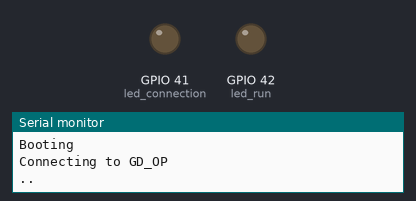
Recording of a sketch running on a simulated ESP32. Shown: output pins drawn as LEDs (lit = HIGH), the last lines printed to the serial monitor. WiFi joins after 1.5 s; servers stay silent unless stated; random numbers use the default seed unless the sketch sets one; no MQTT or app messages arrive unless stated.

Above: at 0.6 s.
At 1.7 s:
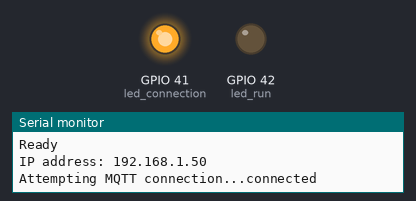
At 70.3 s:
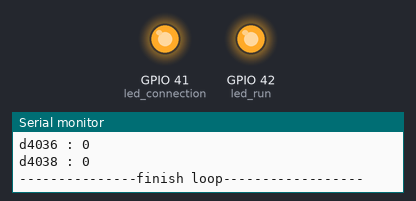
Timing chart, 0 to 76.7 s (numbered marks = the images above):
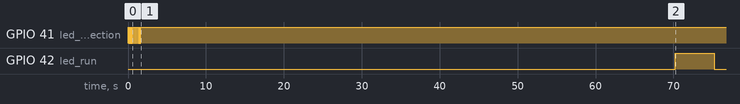

Measured:
- by itself, GPIO 41 (led_connection): alternates HIGH for 0.10 s and LOW for 0.10 s, 16 changes in all, then stays HIGH
- by itself, GPIO 42 (led_run): LOW → HIGH at 70.2 s, → LOW 5.0 s later

The sketch:

IR01H_UPDATE_rev8.ino
```cpp
//IRH01
#include <WiFi.h>
#include <ESPmDNS.h>
#include <WiFiUdp.h>
#include <ArduinoOTA.h>
#include <PubSubClient.h>
#include <ModbusMaster.h>

ModbusMaster node;

#define led_connection 41
#define led_run 42


const char* ssid = "GD_OP";
const char* password = "natmms22";
//const char* ssid = "TP-Link_EF46";
//const char* password = "98148813";
const char* mqtt_server = "192.168.4.2";

IPAddress local_IP(192, 168, 4, 71); // Static IP address192.168.100.164
IPAddress gateway(192, 168, 4, 1);    // Gateway IP address
IPAddress subnet(255, 255, 255, 0);     // subnet

WiFiClient espClient;
PubSubClient client(espClient);

/*void led()
{
  digitalWrite(led_connection , HIGH);
  delay(100);
  digitalWrite(led_connection , LOW);
  delay(100);
}*/

int count_connection;

void setup_wifi()
{
  delay(10);
  // We start by connecting to a WiFi network
  Serial.println();
  Serial.print("Connecting to ");
  Serial.println(ssid);

  WiFi.config(local_IP, gateway, subnet);
  WiFi.mode(WIFI_STA);
  WiFi.begin(ssid, password);

  while (WiFi.status() != WL_CONNECTED)
  {
    count_connection++;
    digitalWrite(led_connection, HIGH);delay(100);digitalWrite(led_connection, LOW);delay(100);
    Serial.print(".");
    if(count_connection>20)
    {
      ESP.restart();
    }
  }

  randomSeed(micros());

  Serial.println("");
  Serial.println("WiFi connected");
  Serial.println("IP address: ");
  Serial.println(WiFi.localIP());
}

void callback(char* topic, byte* payload, unsigned int length)
{
  Serial.print("Message arrived [");
  Serial.print(topic);
  Serial.print("] ");
  for (int i = 0; i < length; i++) {
    Serial.print((char)payload[i]);
  }
  Serial.println();

  // Switch on the LED if an 1 was received as first character
  if ((char)payload[0] == '1') {
    //digitalWrite(BUILTIN_LED, LOW);   // Turn the LED on (Note that LOW is the voltage level
    // but actually the LED is on; this is because
    // it is active low on the ESP-01)
  } else {
    //digitalWrite(BUILTIN_LED, HIGH);  // Turn the LED off by making the voltage HIGH
  }

}

int timeout ;

void reconnect()
{
  // Loop until we're reconnected
  if(!client.connected())
  {
    digitalWrite(led_connection, HIGH);
    Serial.print("Attempting MQTT connection...");
    // Create a random client ID
    String clientId = "ESP8266Client-";
    clientId += String(random(0xffff), HEX);
    // Attempt to connect
    if (client.connect(clientId.c_str())) {
      Serial.println("connected");
      // Once connected, publish an announcement...
      //client.publish("outTopic", "hello world");
      // ... and resubscribe
      client.subscribe("inTopic");
    } else {
      Serial.print("failed, rc=");
      Serial.print(client.state());
      Serial.println(" try again in 5 seconds");
      // Wait 5 seconds before retrying
      //delay(5000);
      digitalWrite(led_connection, HIGH);delay(300);digitalWrite(led_connection, LOW);delay(300);
      timeout++;
      if(timeout >= 10)
      {
        ESP.restart();
      }
    }
  }
}

void setup()
{
  Serial.begin(9600);
  Serial1.begin(9600);
  node.begin(1,Serial1);
  pinMode ( led_connection , OUTPUT);
  pinMode ( led_run, OUTPUT);
  Serial.println("Booting");
  setup_wifi();

  // Port defaults to 3232
  // ArduinoOTA.setPort(3232);

  // Hostname defaults to esp3232-[MAC]
  ArduinoOTA.setHostname("IRH01");

  // No authentication by default
  ArduinoOTA.setPassword("1234");

  // Password can be set with it's md5 value as well
  // MD5(admin) = 21232f297a57a5a743894a0e4a801fc3
  // ArduinoOTA.setPasswordHash("21232f297a57a5a743894a0e4a801fc3");

  ArduinoOTA
    .onStart([]() {
      String type;
      if (ArduinoOTA.getCommand() == U_FLASH)
        type = "sketch";
      else // U_SPIFFS
        type = "filesystem";

      // NOTE: if updating SPIFFS this would be the place to unmount SPIFFS using SPIFFS.end()
      Serial.println("Start updating " + type);
    })
    .onEnd([]() {
      Serial.println("\nEnd");
    })
    .onProgress([](unsigned int progress, unsigned int total) {
      Serial.printf("Progress: %u%%\r", (progress / (total / 100)));
    })
    .onError([](ota_error_t error) {
      Serial.printf("Error[%u]: ", error);
      if (error == OTA_AUTH_ERROR) Serial.println("Auth Failed");
      else if (error == OTA_BEGIN_ERROR) Serial.println("Begin Failed");
      else if (error == OTA_CONNECT_ERROR) Serial.println("Connect Failed");
      else if (error == OTA_RECEIVE_ERROR) Serial.println("Receive Failed");
      else if (error == OTA_END_ERROR) Serial.println("End Failed");
    });

  ArduinoOTA.begin();

  Serial.println("Ready");
  Serial.print("IP address: ");
  Serial.println(WiFi.localIP());
  client.setServer(mqtt_server, 1883);
  client.setCallback(callback);
}

//String m108,m94,m76,m62,m60,m28,m26,m19,m6,m63,d330,d332,d334,d336,d338,d340,d342,d352,d344,d346,d348,d350,d32,d226;
//char d0[16],d1[16],d2[16],d3[16],d4[16],d5[16],d6[16],d7[16],d8[16],d9[16],d10[16],d11[16],d12[16],d13[16],d14[16],d15[16],d16[16],d17[16],d18[16],d19[16],d20[16],d21[16],d22[16],d23[16];
String rssi,zr2,zr6,d5210,d5230,d5250,zr532,zr552,zr572,zr632,zr652,zr672,zr732,zr752,zr772,d4000,d4002,d4004,d4006,d4008,d4010,d4012,d4014,d4016,d4018,d4020,d4022,d4024,d4026,d4028,d4030,d4032,d4034,d4036,d4038;
char i_rssi[16],i0[16],i1[16],i2[16],i3[16],i4[16],i5[16],i6[16],i7[16],i8[16],i9[16],i10[16],i11[16],i12[16],i13[16],i14[16],i15[16],i16[16],i17[16],i18[16],i19[16],i20[16],i21[16],i22[16],i23[16],i24[16],i25[16],i26[16],i27[16],i28[16],i29[16],i30[16],i31[16],i32[16],i33[16];


void loop()
{
  rssi = WiFi.RSSI();
  ArduinoOTA.handle();
  if (!client.connected())
  {
    reconnect();
  }
  client.loop();
  digitalWrite(led_connection, HIGH);
  digitalWrite(led_run, LOW);
  //digitalWrite(led_connection, HIGH);
  Serial.println("\n---------------starting loop----------------");

  node.readHoldingRegisters(0, 1);
  Serial.print("zr2 : ");
  Serial.println(node.getResponseBuffer(0));
  zr2 = node.getResponseBuffer(0);
  node.clearResponseBuffer();

  node.readHoldingRegisters(1, 1);
  Serial.print("zr6 : ");
  Serial.println(node.getResponseBuffer(0));
  zr6 = node.getResponseBuffer(0);
  node.clearResponseBuffer();

  node.readHoldingRegisters(2, 1);
  Serial.print("d5210 : ");
  Serial.println(node.getResponseBuffer(0));
  d5210 = node.getResponseBuffer(0);
  node.clearResponseBuffer();

  node.readHoldingRegisters(3, 1);
  Serial.print("d5230 : ");
  Serial.println(node.getResponseBuffer(0));
  d5230 = node.getResponseBuffer(0);
  node.clearResponseBuffer();

  node.readHoldingRegisters(4, 1);
  Serial.print("d5250 : ");
  Serial.println(node.getResponseBuffer(0));
  d5250 = node.getResponseBuffer(0);
  node.clearResponseBuffer();

  node.readHoldingRegisters(5, 1);
  Serial.print("zr532 : ");
  Serial.println(node.getResponseBuffer(0));
  zr532 = node.getResponseBuffer(0);
  node.clearResponseBuffer();

  node.readHoldingRegisters(6, 1);
  Serial.print("zr552 : ");
  Serial.println(node.getResponseBuffer(0));
  zr552 = node.getResponseBuffer(0);
  node.clearResponseBuffer();

  node.readHoldingRegisters(7, 1);
  Serial.print("zr572 : ");
  Serial.println(node.getResponseBuffer(0));
  zr572 = node.getResponseBuffer(0);
  node.clearResponseBuffer();

  node.readHoldingRegisters(8, 1);
  Serial.print("zr632 : ");
  Serial.println(node.getResponseBuffer(0));
  zr632 = node.getResponseBuffer(0);
  node.clearResponseBuffer();

  node.readHoldingRegisters(9, 1);
  Serial.print("zr652 : ");
  Serial.println(node.getResponseBuffer(0));
  zr652 = node.getResponseBuffer(0);
  node.clearResponseBuffer();

  node.readHoldingRegisters(10, 1);
  Serial.print("zr672 : ");
  Serial.println(node.getResponseBuffer(0));
  zr672 = node.getResponseBuffer(0);
  node.clearResponseBuffer();

  node.readHoldingRegisters(11, 1);
  Serial.print("zr732 : ");
  Serial.println(node.getResponseBuffer(0));
  zr732 = node.getResponseBuffer(0);
  node.clearResponseBuffer();

  node.readHoldingRegisters(12, 1);
  Serial.print("zr752 : ");
  Serial.println(node.getResponseBuffer(0));
  zr752 = node.getResponseBuffer(0);
  node.clearResponseBuffer();

  node.readHoldingRegisters(13, 1);
  Serial.print("zr772 : ");
  Serial.println(node.getResponseBuffer(0));
  zr772 = node.getResponseBuffer(0);
  node.clearResponseBuffer();

 node.readHoldingRegisters(14, 1);
  Serial.print("d4000 : ");
  Serial.println(node.getResponseBuffer(0));
  d4000 = node.getResponseBuffer(0);
  node.clearResponseBuffer();

 node.readHoldingRegisters(15, 1);
  Serial.print("d4002 : ");
  Serial.println(node.getResponseBuffer(0));
  d4002 = node.getResponseBuffer(0);
  node.clearResponseBuffer();

 node.readHoldingRegisters(16, 1);
  Serial.print("d4004 : ");
  Serial.println(node.getResponseBuffer(0));
  d4004 = node.getResponseBuffer(0);
  node.clearResponseBuffer();

 node.readHoldingRegisters(17, 1);
  Serial.print("d4006 : ");
  Serial.println(node.getResponseBuffer(0));
  d4006 = node.getResponseBuffer(0);
  node.clearResponseBuffer();

 node.readHoldingRegisters(18, 1);
  Serial.print("d4008 : ");
  Serial.println(node.getResponseBuffer(0));
  d4008 = node.getResponseBuffer(0);
  node.clearResponseBuffer();

 node.readHoldingRegisters(19, 1);
  Serial.print("d4010 : ");
  Serial.println(node.getResponseBuffer(0));
  d4010 = node.getResponseBuffer(0);
  node.clearResponseBuffer();

 node.readHoldingRegisters(20, 1);
  Serial.print("d4012 : ");
  Serial.println(node.getResponseBuffer(0));
  d4012 = node.getResponseBuffer(0);
  node.clearResponseBuffer();

 node.readHoldingRegisters(21, 1);
  Serial.print("d4014 : ");
  Serial.println(node.getResponseBuffer(0));
  d4014 = node.getResponseBuffer(0);
  node.clearResponseBuffer();

 node.readHoldingRegisters(22, 1);
  Serial.print("d4016 : ");
  Serial.println(node.getResponseBuffer(0));
  d4016 = node.getResponseBuffer(0);
  node.clearResponseBuffer();

 node.readHoldingRegisters(23, 1);
  Serial.print("d4018 : ");
  Serial.println(node.getResponseBuffer(0));
  d4018 = node.getResponseBuffer(0);
  node.clearResponseBuffer();

 node.readHoldingRegisters(24, 1);
  Serial.print("d4020 : ");
  Serial.println(node.getResponseBuffer(0));
  d4020 = node.getResponseBuffer(0);
  node.clearResponseBuffer();

 node.readHoldingRegisters(25, 1);
  Serial.print("d4022 : ");
  Serial.println(node.getResponseBuffer(0));
  d4022 = node.getResponseBuffer(0);
  node.clearResponseBuffer();

 node.readHoldingRegisters(26, 1);
  Serial.print("d4024 : ");
  Serial.println(node.getResponseBuffer(0));
  d4024 = node.getResponseBuffer(0);
  node.clearResponseBuffer();

 node.readHoldingRegisters(27, 1);
  Serial.print("d4026 : ");
  Serial.println(node.getResponseBuffer(0));
  d4026 = node.getResponseBuffer(0);
  node.clearResponseBuffer();

 node.readHoldingRegisters(28, 1);
  Serial.print("d4028 : ");
  Serial.println(node.getResponseBuffer(0));
  d4028 = node.getResponseBuffer(0);
  node.clearResponseBuffer();

 node.readHoldingRegisters(29, 1);
  Serial.print("d4030 : ");
  Serial.println(node.getResponseBuffer(0));
  d4030 = node.getResponseBuffer(0);
  node.clearResponseBuffer();

 node.readHoldingRegisters(30, 1);
  Serial.print("d4032 : ");
  Serial.println(node.getResponseBuffer(0));
  d4032 = node.getResponseBuffer(0);
  node.clearResponseBuffer();

 node.readHoldingRegisters(31, 1);
  Serial.print("d4034 : ");
  Serial.println(node.getResponseBuffer(0));
  d4034 = node.getResponseBuffer(0);
  node.clearResponseBuffer();

 node.readHoldingRegisters(32, 1);
  Serial.print("d4036 : ");
  Serial.println(node.getResponseBuffer(0));
  d4036 = node.getResponseBuffer(0);
  node.clearResponseBuffer();

 node.readHoldingRegisters(33, 1);
  Serial.print("d4038 : ");
  Serial.println(node.getResponseBuffer(0));
  d4038 = node.getResponseBuffer(0);
  node.clearResponseBuffer();

  delay(500);
  digitalWrite(led_run, HIGH);

  zr2.toCharArray(i0, 16);client.publish("IRH01/ZR2", i0);
  zr6.toCharArray(i1, 16);client.publish("IRH01/ZR6", i1);
  d5210.toCharArray(i2, 16);client.publish("IRH01/D5210", i2);
  d5230.toCharArray(i3, 16);client.publish("IRH01/D5230", i3);
  d5250.toCharArray(i4, 16);client.publish("IRH01/D5250", i4);
  zr532.toCharArray(i5, 16);client.publish("IRH01/ZR532", i5);
  zr552.toCharArray(i6, 16);client.publish("IRH01/ZR552", i6);
  zr572.toCharArray(i7, 16);client.publish("IRH01/ZR572", i7);
  zr632.toCharArray(i8, 16);client.publish("IRH01/ZR632", i8);
  zr652.toCharArray(i9, 16);client.publish("IRH01/ZR652", i9);
  zr672.toCharArray(i10, 16);client.publish("IRH01/ZR672", i10);
  zr732.toCharArray(i11, 16);client.publish("IRH01/ZR732", i11);
  zr752.toCharArray(i12, 16);client.publish("IRH01/ZR752", i12);
  zr772.toCharArray(i13, 16);client.publish("IRH01/ZR772", i13);
  d4000.toCharArray(i14, 16);client.publish("IRH01/D4000", i14);
  d4002.toCharArray(i15, 16);client.publish("IRH01/D4002", i15);
  d4004.toCharArray(i16, 16);client.publish("IRH01/D4004", i16);
  d4006.toCharArray(i17, 16);client.publish("IRH01/D4006", i17);
  d4008.toCharArray(i18, 16);client.publish("IRH01/D4008", i18);
  d4010.toCharArray(i19, 16);client.publish("IRH01/D4010", i19);
  d4012.toCharArray(i20, 16);client.publish("IRH01/D4012", i20);
  d4014.toCharArray(i21, 16);client.publish("IRH01/D4014", i21);
  d4016.toCharArray(i22, 16);client.publish("IRH01/D4016", i22);
  d4018.toCharArray(i23, 16);client.publish("IRH01/D4018", i23);
  d4020.toCharArray(i24, 16);client.publish("IRH01/D4020", i24);
  d4022.toCharArray(i25, 16);client.publish("IRH01/D4022", i25);
  d4024.toCharArray(i26, 16);client.publish("IRH01/D4024", i26);
  d4026.toCharArray(i27, 16);client.publish("IRH01/D4026", i27);
  d4028.toCharArray(i28, 16);client.publish("IRH01/D4028", i28);
  d4030.toCharArray(i29, 16);client.publish("IRH01/D4030", i29);
  d4032.toCharArray(i30, 16);client.publish("IRH01/D4032", i30);
  d4034.toCharArray(i31, 16);client.publish("IRH01/D4034", i31);
  d4036.toCharArray(i32, 16);client.publish("IRH01/D4036", i32);
  d4038.toCharArray(i33, 16);client.publish("IRH01/D4038", i33);
  rssi.toCharArray(i_rssi, 16);client.publish("IRH01/rssi", i_rssi);

  Serial.println("\n---------------finish loop------------------\n\n");
  delay(5000);
}
```
